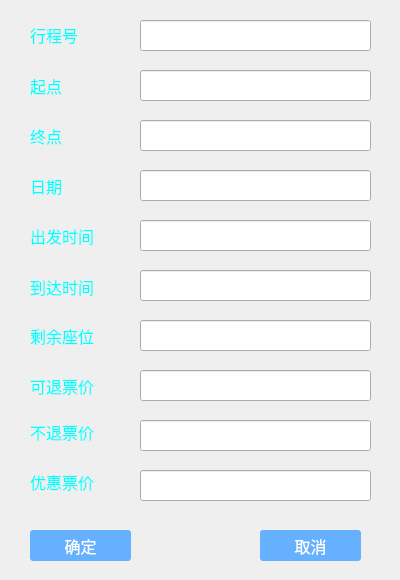
<?xml version="1.0" encoding="UTF-8"?>
<ui version="4.0">
 <class>adddata</class>
 <widget class="QWidget" name="adddata">
  <property name="geometry">
   <rect>
    <x>0</x>
    <y>0</y>
    <width>400</width>
    <height>580</height>
   </rect>
  </property>
  <property name="windowTitle">
   <string>Form</string>
  </property>
  <widget class="QLineEdit" name="lineEdit">
   <property name="geometry">
    <rect>
     <x>140</x>
     <y>20</y>
     <width>231</width>
     <height>31</height>
    </rect>
   </property>
  </widget>
  <widget class="QLabel" name="label">
   <property name="geometry">
    <rect>
     <x>30</x>
     <y>20</y>
     <width>71</width>
     <height>31</height>
    </rect>
   </property>
   <property name="font">
    <font>
     <family>华文琥珀</family>
     <pointsize>12</pointsize>
    </font>
   </property>
   <property name="text">
    <string>&lt;html&gt;&lt;head/&gt;&lt;body&gt;&lt;p&gt;&lt;span style=&quot; color:#00ffff;&quot;&gt;行程号&lt;/span&gt;&lt;/p&gt;&lt;/body&gt;&lt;/html&gt;</string>
   </property>
  </widget>
  <widget class="QLineEdit" name="lineEdit_2">
   <property name="geometry">
    <rect>
     <x>140</x>
     <y>70</y>
     <width>231</width>
     <height>31</height>
    </rect>
   </property>
  </widget>
  <widget class="QLineEdit" name="lineEdit_3">
   <property name="geometry">
    <rect>
     <x>140</x>
     <y>120</y>
     <width>231</width>
     <height>31</height>
    </rect>
   </property>
  </widget>
  <widget class="QLineEdit" name="lineEdit_4">
   <property name="geometry">
    <rect>
     <x>140</x>
     <y>170</y>
     <width>231</width>
     <height>31</height>
    </rect>
   </property>
  </widget>
  <widget class="QLineEdit" name="lineEdit_5">
   <property name="geometry">
    <rect>
     <x>140</x>
     <y>220</y>
     <width>231</width>
     <height>31</height>
    </rect>
   </property>
  </widget>
  <widget class="QLineEdit" name="lineEdit_6">
   <property name="geometry">
    <rect>
     <x>140</x>
     <y>270</y>
     <width>231</width>
     <height>31</height>
    </rect>
   </property>
  </widget>
  <widget class="QLineEdit" name="lineEdit_7">
   <property name="geometry">
    <rect>
     <x>140</x>
     <y>320</y>
     <width>231</width>
     <height>31</height>
    </rect>
   </property>
  </widget>
  <widget class="QLineEdit" name="lineEdit_8">
   <property name="geometry">
    <rect>
     <x>140</x>
     <y>370</y>
     <width>231</width>
     <height>31</height>
    </rect>
   </property>
  </widget>
  <widget class="QLabel" name="label_2">
   <property name="geometry">
    <rect>
     <x>30</x>
     <y>74</y>
     <width>71</width>
     <height>21</height>
    </rect>
   </property>
   <property name="font">
    <font>
     <family>华文琥珀</family>
     <pointsize>12</pointsize>
    </font>
   </property>
   <property name="text">
    <string>&lt;html&gt;&lt;head/&gt;&lt;body&gt;&lt;p&gt;&lt;span style=&quot; color:#00ffff;&quot;&gt;  起点&lt;/span&gt;&lt;/p&gt;&lt;/body&gt;&lt;/html&gt;</string>
   </property>
  </widget>
  <widget class="QLabel" name="label_3">
   <property name="geometry">
    <rect>
     <x>30</x>
     <y>124</y>
     <width>71</width>
     <height>21</height>
    </rect>
   </property>
   <property name="font">
    <font>
     <family>华文琥珀</family>
     <pointsize>12</pointsize>
    </font>
   </property>
   <property name="text">
    <string>&lt;html&gt;&lt;head/&gt;&lt;body&gt;&lt;p&gt;&lt;span style=&quot; color:#00ffff;&quot;&gt;  终点&lt;/span&gt;&lt;/p&gt;&lt;/body&gt;&lt;/html&gt;</string>
   </property>
  </widget>
  <widget class="QLabel" name="label_4">
   <property name="geometry">
    <rect>
     <x>30</x>
     <y>174</y>
     <width>71</width>
     <height>21</height>
    </rect>
   </property>
   <property name="font">
    <font>
     <family>华文琥珀</family>
     <pointsize>12</pointsize>
    </font>
   </property>
   <property name="text">
    <string>&lt;html&gt;&lt;head/&gt;&lt;body&gt;&lt;p&gt;&lt;span style=&quot; color:#00ffff;&quot;&gt;  日期&lt;/span&gt;&lt;/p&gt;&lt;/body&gt;&lt;/html&gt;</string>
   </property>
  </widget>
  <widget class="QLabel" name="label_5">
   <property name="geometry">
    <rect>
     <x>30</x>
     <y>224</y>
     <width>71</width>
     <height>21</height>
    </rect>
   </property>
   <property name="font">
    <font>
     <family>华文琥珀</family>
     <pointsize>12</pointsize>
    </font>
   </property>
   <property name="text">
    <string>&lt;html&gt;&lt;head/&gt;&lt;body&gt;&lt;p&gt;&lt;span style=&quot; color:#00ffff;&quot;&gt;出发时间&lt;/span&gt;&lt;/p&gt;&lt;/body&gt;&lt;/html&gt;</string>
   </property>
  </widget>
  <widget class="QLabel" name="label_6">
   <property name="geometry">
    <rect>
     <x>30</x>
     <y>275</y>
     <width>71</width>
     <height>21</height>
    </rect>
   </property>
   <property name="font">
    <font>
     <family>华文琥珀</family>
     <pointsize>12</pointsize>
    </font>
   </property>
   <property name="text">
    <string>&lt;html&gt;&lt;head/&gt;&lt;body&gt;&lt;p&gt;&lt;span style=&quot; color:#00ffff;&quot;&gt;到达时间&lt;/span&gt;&lt;/p&gt;&lt;/body&gt;&lt;/html&gt;</string>
   </property>
  </widget>
  <widget class="QLabel" name="label_7">
   <property name="geometry">
    <rect>
     <x>30</x>
     <y>324</y>
     <width>71</width>
     <height>21</height>
    </rect>
   </property>
   <property name="font">
    <font>
     <family>华文琥珀</family>
     <pointsize>12</pointsize>
    </font>
   </property>
   <property name="text">
    <string>&lt;html&gt;&lt;head/&gt;&lt;body&gt;&lt;p&gt;&lt;span style=&quot; color:#00ffff;&quot;&gt;剩余座位&lt;/span&gt;&lt;/p&gt;&lt;/body&gt;&lt;/html&gt;</string>
   </property>
  </widget>
  <widget class="QLabel" name="label_8">
   <property name="geometry">
    <rect>
     <x>30</x>
     <y>374</y>
     <width>71</width>
     <height>21</height>
    </rect>
   </property>
   <property name="font">
    <font>
     <family>华文琥珀</family>
     <pointsize>12</pointsize>
    </font>
   </property>
   <property name="text">
    <string>&lt;html&gt;&lt;head/&gt;&lt;body&gt;&lt;p&gt;&lt;span style=&quot; color:#00ffff;&quot;&gt;可退票价&lt;/span&gt;&lt;/p&gt;&lt;/body&gt;&lt;/html&gt;</string>
   </property>
  </widget>
  <widget class="QLineEdit" name="lineEdit_10">
   <property name="geometry">
    <rect>
     <x>140</x>
     <y>470</y>
     <width>231</width>
     <height>31</height>
    </rect>
   </property>
  </widget>
  <widget class="QLabel" name="label_9">
   <property name="geometry">
    <rect>
     <x>30</x>
     <y>470</y>
     <width>71</width>
     <height>21</height>
    </rect>
   </property>
   <property name="font">
    <font>
     <family>华文琥珀</family>
     <pointsize>12</pointsize>
    </font>
   </property>
   <property name="text">
    <string>&lt;html&gt;&lt;head/&gt;&lt;body&gt;&lt;p&gt;&lt;span style=&quot; color:#00ffff;&quot;&gt;优惠票价&lt;/span&gt;&lt;/p&gt;&lt;/body&gt;&lt;/html&gt;</string>
   </property>
  </widget>
  <widget class="QPushButton" name="pushButton">
   <property name="geometry">
    <rect>
     <x>30</x>
     <y>530</y>
     <width>101</width>
     <height>31</height>
    </rect>
   </property>
   <property name="font">
    <font>
     <pointsize>12</pointsize>
    </font>
   </property>
   <property name="styleSheet">
    <string notr="true">QPushButton#pushButton{background:#66b1ff;color:#FFFFFF;border-radius:3px;}
QPushButton#pushButton:pressed{background:#3a8ee6;color:#FFFFFF}</string>
   </property>
   <property name="text">
    <string>确定</string>
   </property>
  </widget>
  <widget class="QPushButton" name="pushButton_2">
   <property name="geometry">
    <rect>
     <x>260</x>
     <y>530</y>
     <width>101</width>
     <height>31</height>
    </rect>
   </property>
   <property name="font">
    <font>
     <pointsize>12</pointsize>
    </font>
   </property>
   <property name="styleSheet">
    <string notr="true">QPushButton#pushButton_2{background:#66b1ff;color:#FFFFFF;border-radius:3px;}
QPushButton#pushButton_2:pressed{background:#3a8ee6;color:#FFFFFF}</string>
   </property>
   <property name="text">
    <string>取消</string>
   </property>
  </widget>
  <widget class="QLabel" name="label_10">
   <property name="geometry">
    <rect>
     <x>30</x>
     <y>420</y>
     <width>71</width>
     <height>21</height>
    </rect>
   </property>
   <property name="font">
    <font>
     <family>华文琥珀</family>
     <pointsize>12</pointsize>
    </font>
   </property>
   <property name="text">
    <string>&lt;html&gt;&lt;head/&gt;&lt;body&gt;&lt;p&gt;&lt;span style=&quot; color:#00ffff;&quot;&gt;不退票价&lt;/span&gt;&lt;/p&gt;&lt;/body&gt;&lt;/html&gt;</string>
   </property>
  </widget>
  <widget class="QLineEdit" name="lineEdit_9">
   <property name="geometry">
    <rect>
     <x>140</x>
     <y>420</y>
     <width>231</width>
     <height>31</height>
    </rect>
   </property>
  </widget>
 </widget>
 <resources/>
 <connections/>
</ui>
